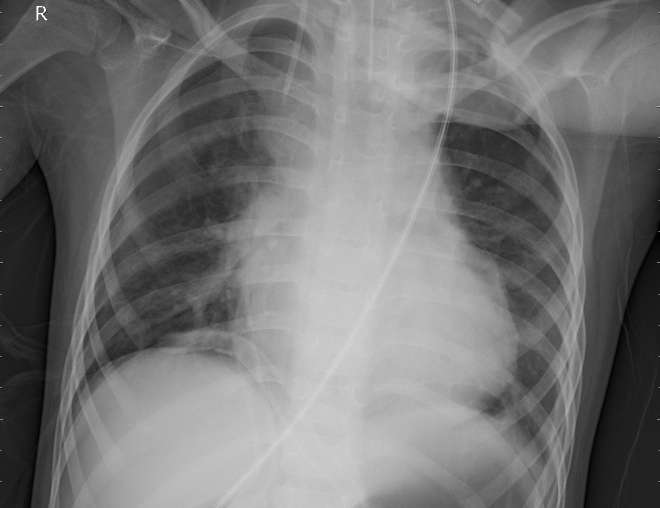
#> input picture chest_xray/train/PNEUMONIA/BACTERIA-134339-0001.jpeg, 1320 x 1016 px, found by its file name (shown at 1/2 size); its folder holds only this picture in this run
$ jupyter execute --allow-errors preprocessed.ipynb
#> lines starting #> are read from the running program, lines starting #| are printed output that depends on the picture
[cell 1]
import os
import cv2
import numpy as np
from sklearn.model_selection import train_test_split

# Input folder (original Pneumonia images)
input_folder =r"C:\Users\gbhoo\OneDrive\Attachments\images_cleaned\chest_xray\Pneumonia"
# Output folders
train_folder = r"processed_pneumonia/train"
test_folder = r"processed_pneumonia/test"

os.makedirs(train_folder, exist_ok=True)
os.makedirs(test_folder, exist_ok=True)

images = []
count = 0

# Read and preprocess 30 images
for file in os.listdir(input_folder):
    if file.lower().endswith((".jpg", ".jpeg", ".png")):
        img_path = os.path.join(input_folder, file)

        # Read as grayscale
        img = cv2.imread(img_path, cv2.IMREAD_GRAYSCALE)
#> img is the input picture: shape (1016, 1320); min 0, max 255, mean 116.4

        # Resize
        img = cv2.resize(img, (256, 256))
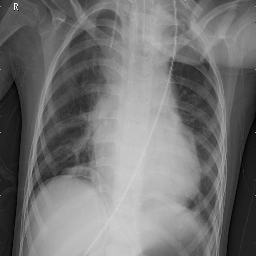
#> img: shape (256, 256); min 0, max 255, mean 116.3

        # Normalize
        img = img / 255.0

        images.append(img)
        count += 1

        if count == 30:  # only take 30 images
            break

images = np.array(images)

# Train/Test split (80/20)
#> (the rest of this cell did not finish here and is left out)


$ run again, on chest_xray/train/PNEUMONIA/BACTERIA-155541-0001.jpeg
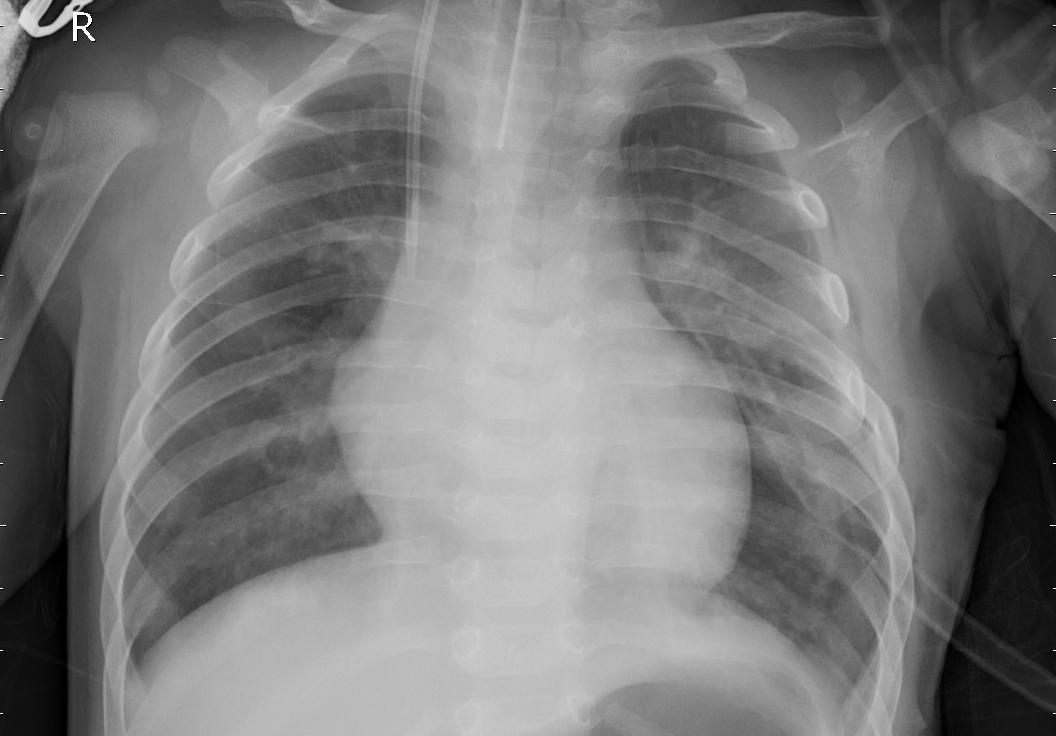
#> input picture chest_xray/train/PNEUMONIA/BACTERIA-155541-0001.jpeg, 1056 x 736 px, found by its file name
#> img is the input picture: shape (736, 1056); min 0, max 255, mean 122
#> `img = cv2.resize(img, (256, 256))`:
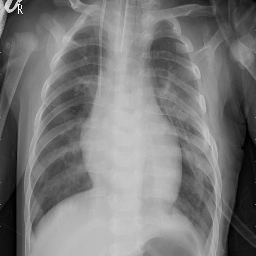
#> img: shape (256, 256); min 0, max 255, mean 121.9

$ run again, on chest_xray/train/PNEUMONIA/BACTERIA-183203-0002.jpeg
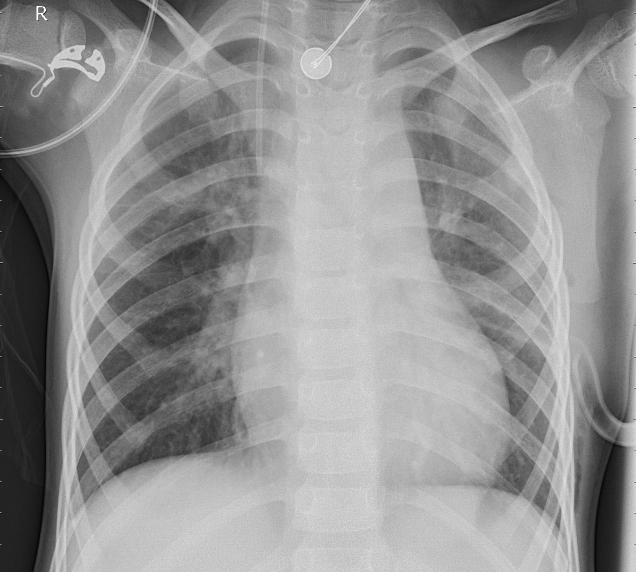
#> input picture chest_xray/train/PNEUMONIA/BACTERIA-183203-0002.jpeg, 1272 x 1144 px, found by its file name (shown at 1/2 size)
#> img is the input picture: shape (1144, 1272); min 0, max 255, mean 146.2
#> `img = cv2.resize(img, (256, 256))`:
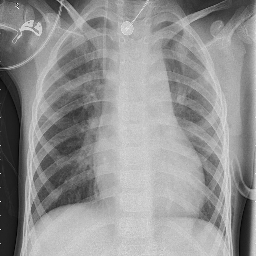
#> img: shape (256, 256); min 2, max 252, mean 146.1

$ run again, on chest_xray/train/PNEUMONIA/BACTERIA-140838-0002.jpeg
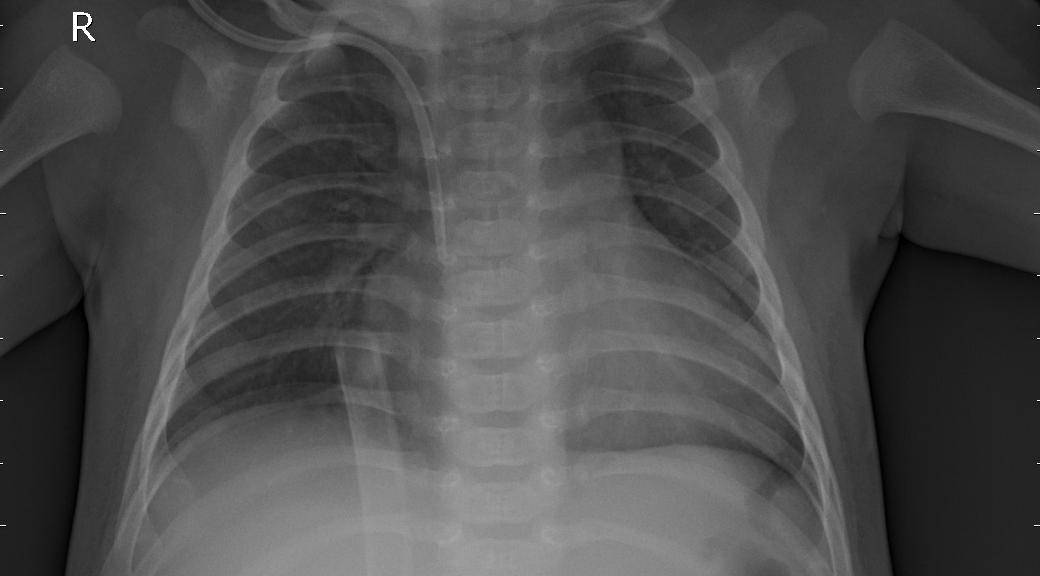
#> input picture chest_xray/train/PNEUMONIA/BACTERIA-140838-0002.jpeg, 1040 x 576 px, found by its file name
#> img is the input picture: shape (576, 1040); min 0, max 255, mean 76.5
#> `img = cv2.resize(img, (256, 256))`:
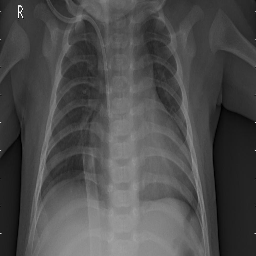
#> img: shape (256, 256); min 0, max 255, mean 76.4
